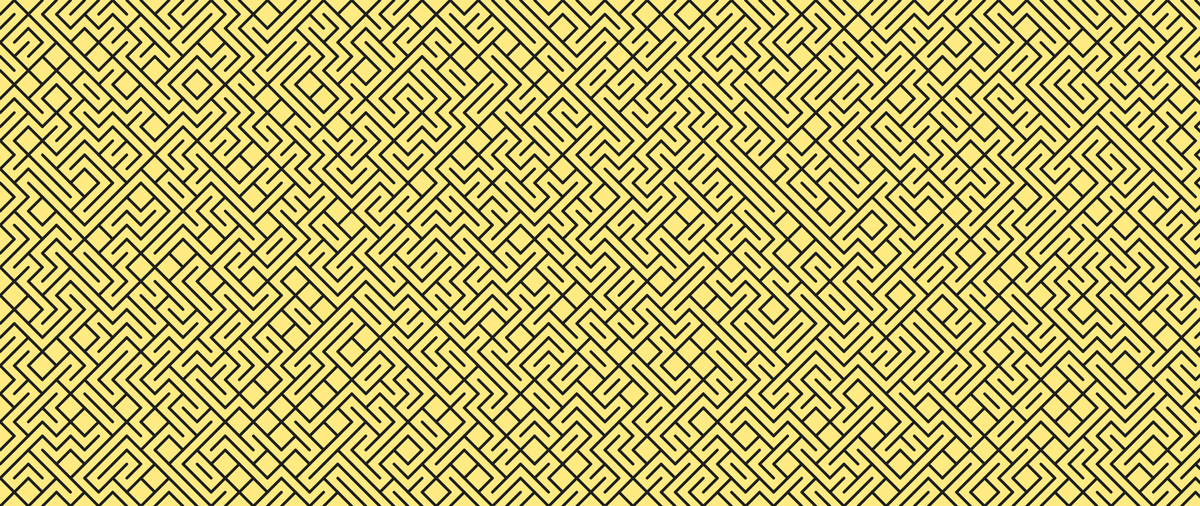
Frame 1 (no input)
Frame 2 (the mouse pressed at the canvas centre, redrawn once): identical to frame 1, image omitted

The Processing sketch that drew this single still picture (run headless with seeded random() and noise(); the mouse was pressed at the canvas centre and the sketch redrawn once):

// Processing sketch: labyrinth
// ── labyrinth.pde
// Manuale di Programmazione Cinematografica
// Daniele Olmisani, 2015

// Labyrinth (1986)
// Adventure, Family, Fantasy
// http://www.imdb.com/title/tt0091369/

// See also:
// 10 PRINT CHR$(205.5+RND(1)); : GOTO 10


final color PAPER = color(255, 235, 130);
final color INK = color(30);

final float SCALE = 30.0;
final float STROKE = 6.0;


void setup() {
  size(2560, 1080);
  noLoop();
}


void draw() {
  
  scale(SCALE);
  
  final float MAX_X = width/SCALE;
  final float MAX_Y = height/SCALE;
  
  background(PAPER);
  
  noFill();
  stroke(INK);
  strokeCap(ROUND);
  strokeWeight(STROKE / SCALE);
  
  randomSeed(7);
  
  for (int x=0; x<MAX_X; x++) {
    for (int y=0; y<MAX_Y; y++) {

      float r = random(1);
      line(x+(int)(0.5+r), y, x+(int)(1.5-r), y+1);
    }
  }

  save("labyrinth.png");
}
